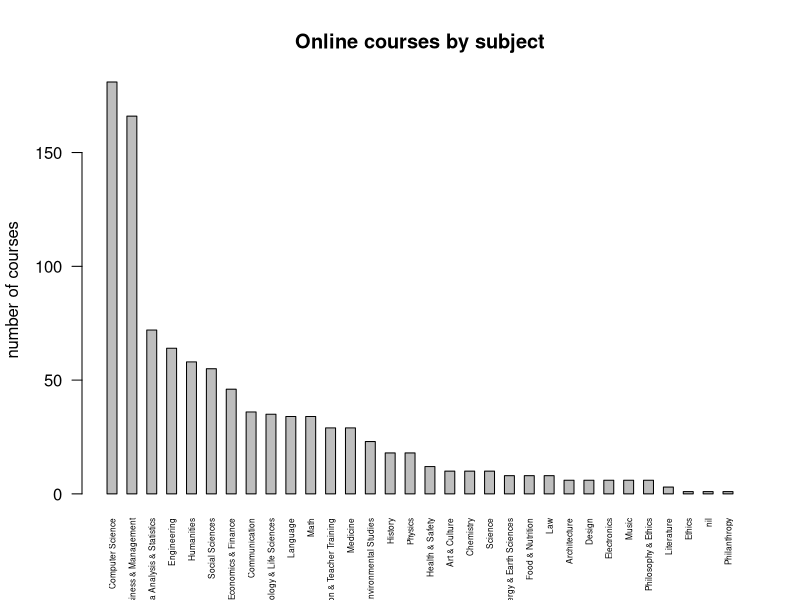

Write R code to recreate this figure.
df <- read.csv('edx_free_courses_cleaned.csv', header=TRUE, sep=",", fill=FALSE)

counts <- sort(table(df$subject), decreasing = TRUE)

barplot(counts, main="Online courses by subject", ylab="number of courses",
        cex.names=0.5, las=2, space=1)
